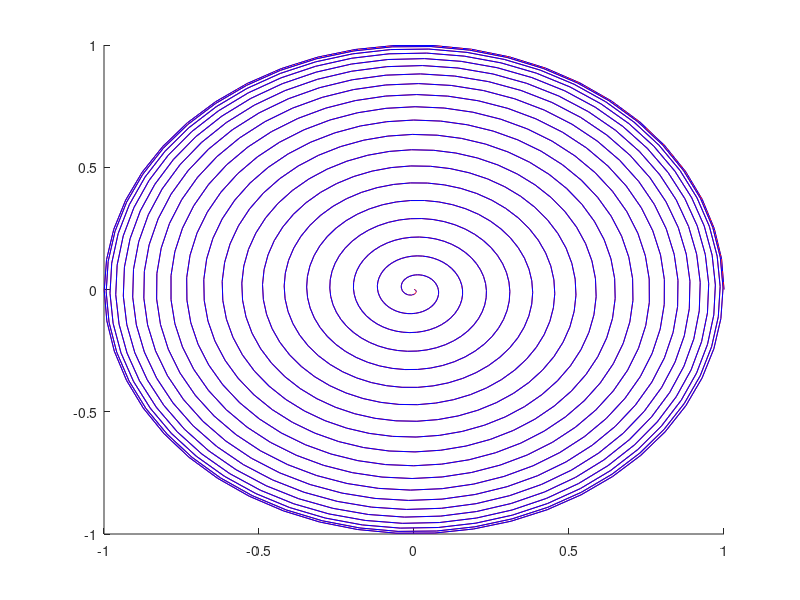

The MATLAB script that drew this image: (Note: this script raises an error after producing the figure.)
function SpiralOnASphere
% Create a spherical helix
radius    = 1;
numPoints = 1e3;
numSpins  = 20;
theta     = linspace(0,pi/2,numPoints);
theta2    = linspace((theta(floor(0.5*numPoints/numSpins))),pi/2,numPoints);
phi       = linspace(0,2*numSpins*pi,numPoints);
z         = radius*sin(theta);
x         = radius*cos(theta).*cos(phi);
y         = radius*cos(theta).*sin(phi);
z2        = radius*sin(theta2);

% plot
close all 
f = figure('Units','norm'); 
a = axes('Parent',f,'color','none','NextPlot','Add'); 
line('XData',x,'YData',y,'ZData',z,'Parent',a,'Color','r'); 
line('XData',x,'YData',y,'ZData',z2,'Parent',a,'Color','b'); 

cameratoolbar(f); 
daspect(a,[1 1 1]);

% create the sphere
[sx,sy,sz] = sphere(49);
sx         = sx*radius;
sy         = sy*radius;
sz         = sz*radius;
mesh(sx(1:end,1:25),sy(1:end,1:25),sz(1:end,1:25),'FaceAlpha',0.2,'FaceColor','y','EdgeColor','none','Parent',a,'FaceLighting','phong'); 
light('Parent',a,'Position',[1 0 1],'Style','infinite')


